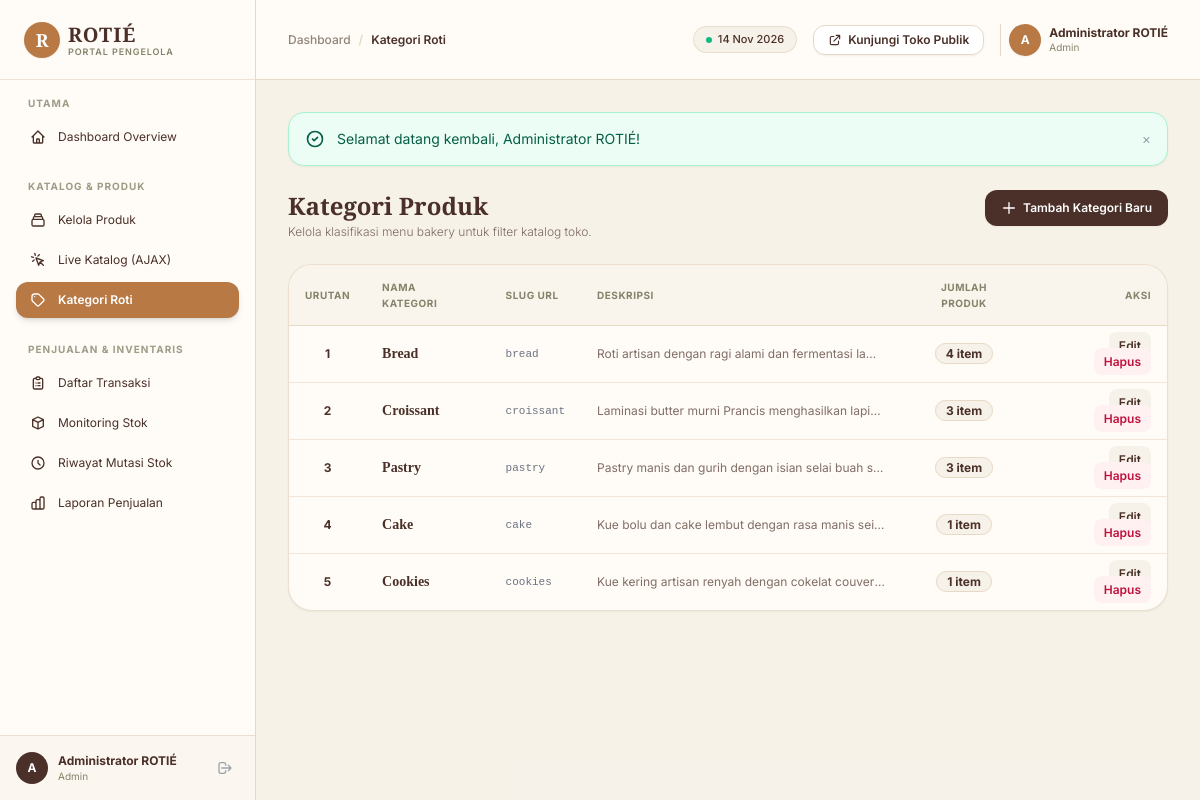
/admin.php?mod=kategori&act=list (signed in), run on the app's committed database.
### tables this page shows
CREATE TABLE `categories` (
  `id` INT(11) NOT NULL AUTO_INCREMENT,
  `nama_kategori` VARCHAR(50) NOT NULL,
  `slug` VARCHAR(60) NOT NULL,
  `deskripsi` TEXT DEFAULT NULL,
  `urutan` INT(11) NOT NULL DEFAULT 0,
  `created_at` DATETIME NOT NULL DEFAULT CURRENT_TIMESTAMP,
  PRIMARY KEY (`id`),
  UNIQUE KEY `uk_categories_slug` (`slug`)
);

### helpers/security.php (called while the page is built, shortened)
<?php
function e(?string $data): string {
    return htmlspecialchars($data, ENT_QUOTES, 'UTF-8');
}
function csrf_token(): string {
    return $_SESSION['csrf_token'];
}

### modules/kategori/list.php (the view)
<?php
$pdo = getDBConnection();
$stmt = $pdo->query("
    SELECT c.*, COUNT(p.id) AS total_produk
    FROM categories c
    LEFT JOIN products p ON c.id = p.category_id AND p.status != 'arsip'
    GROUP BY c.id
    ORDER BY c.urutan ASC, c.id ASC
");
$categories = $stmt->fetchAll();
?>
<div class="space-y-6">
    <div class="flex flex-col sm:flex-row sm:items-center justify-between gap-4">
        <div>
            <h1 class="font-display text-2xl font-bold text-rotie-brown">Kategori Produk</h1>
            <p class="text-xs text-rotie-brown/70 font-light mt-0.5">Kelola klasifikasi menu bakery untuk filter katalog toko.</p>
        </div>
        <a href="admin.php?mod=kategori&act=tambah"
           class="px-4 py-2.5 bg-rotie-brown hover:bg-rotie-caramel text-white rounded-xl text-xs font-semibold shadow-sm transition-all flex items-center gap-1.5 btn-shimmer self-start">
            <svg class="w-4 h-4" fill="none" stroke="currentColor" viewBox="0 0 24 24">
                <path stroke-linecap="round" stroke-linejoin="round" stroke-width="2" d="M12 4v16m8-8H4" />
            </svg>
            <span>Tambah Kategori Baru</span>
        </a>
    </div>
    <div class="bg-rotie-warm border border-rotie-beige/80 rounded-3xl shadow-sm overflow-hidden">
        <div class="overflow-x-auto">
            <table class="w-full text-left text-xs">
                <thead>
                    <tr class="bg-rotie-cream/70 border-b border-rotie-beige text-rotie-olive font-bold uppercase tracking-wider text-[10px]">
                        <th class="py-3.5 px-4 w-16 text-center">Urutan</th>
                        <th class="py-3.5 px-4">Nama Kategori</th>
                        <th class="py-3.5 px-4">Slug URL</th>
                        <th class="py-3.5 px-4">Deskripsi</th>
                        <th class="py-3.5 px-4 text-center">Jumlah Produk</th>
                        <th class="py-3.5 px-4 text-right">Aksi</th>
                    </tr>
                </thead>
                <tbody class="divide-y divide-rotie-beige/60">
                    <?php if (empty($categories)): ?>
                        <tr>
                            <td colspan="6" class="py-8 text-center text-gray-500">Belum ada kategori yang dibuat.</td>
                        </tr>
                    <?php else: ?>
                        <?php foreach ($categories as $cat): ?>
                            <tr class="hover:bg-rotie-cream/30 transition-colors">
                                <td class="py-3 px-4 text-center font-bold text-rotie-brown">
                                    <?= (int) $cat['urutan']; ?>
                                </td>
                                <td class="py-3 px-4 font-serif font-bold text-sm text-rotie-brown">
                                    <?= e($cat['nama_kategori']); ?>
                                </td>
                                <td class="py-3 px-4 font-mono text-[11px] text-gray-500">
                                    <?= e($cat['slug']); ?>
                                </td>
                                <td class="py-3 px-4 text-rotie-brown/70 max-w-xs truncate">
                                    <?= e($cat['deskripsi'] ?? '-'); ?>
                                </td>
                                <td class="py-3 px-4 text-center">
                                    <span class="px-2.5 py-0.5 rounded-full text-xs font-bold bg-rotie-cream text-rotie-brown border border-rotie-beige">
                                        <?= (int) $cat['total_produk']; ?> item
                                    </span>
                                </td>
                                <td class="py-3 px-4 text-right space-x-1.5">
                                    <a href="admin.php?mod=kategori&act=edit&id=<?= $cat['id']; ?>"
                                       class="px-2.5 py-1.5 rounded-lg bg-rotie-cream hover:bg-rotie-beige text-rotie-brown text-xs font-semibold transition-colors">
                                        Edit
                                    </a>
                                    <a href="admin.php?mod=kategori&act=hapus&id=<?= $cat['id']; ?>&csrf_token=<?= csrf_token(); ?>"
                                       onclick="return confirm('Apakah Anda yakin ingin menghapus kategori ini?')"
                                       class="px-2.5 py-1.5 rounded-lg bg-rose-50 hover:bg-rose-100 text-rose-700 text-xs font-semibold transition-colors">
                                        Hapus
                                    </a>
                                </td>
                            </tr>
                        <?php endforeach; ?>
                    <?php endif; ?>
                </tbody>
            </table>
        </div>
    </div>
</div>

### assets/css/style.css (style rules this page uses)
:root { --rotie-cream: #F7F2E9; --rotie-warm: #FFFCF7; --rotie-brown: #4A3028; --rotie-chocolate: #2B1D18; --rotie-caramel: #B87945; --rotie-beige: #E8D9C7; --rotie-olive: #85836A; }
html { scroll-behavior: smooth; font-feature-settings: "cv02", "cv03", "cv04", "cv11"; }
body { background-color: var(--rotie-cream); background-image: radial-gradient(circle at 5% 15%, rgba(184, 121, 69, 0.07) 0%, transparent 35%), radial-gradient(circle at 95% 45%, rgba(133, 131, 106, 0.06) 0%, transparent 40%), radial-gradient(circle at 10% 85%, rgba(74, 48, 40, 0.05) 0%, transparent 35%); background-attachment: fixed; color: var(--rotie-chocolate); font-family: 'Inter', system-ui, -apple-system, sans-serif; overflow-x: hidden; }
.font-display { font-family: 'Playfair Display', Georgia, serif; }
.btn-shimmer { position: relative; overflow: hidden; }
.btn-shimmer::before { content: ''; position: absolute; top: 0; left: -100%; width: 50%; height: 100%; background: linear-gradient( 120deg, rgba(255, 255, 255, 0) 0%, rgba(255, 255, 255, 0.28) 50%, rgba(255, 255, 255, 0) 100% ); transition: all 0.65s ease; }

### data on the page
categories: urutan "1", nama_kategori "Bread", slug "bread", deskripsi "Roti artisan dengan ragi alami dan fermentasi la…", total_produk "4"
categories: urutan "2", nama_kategori "Croissant", slug "croissant", deskripsi "Laminasi butter murni Prancis menghasilkan lapi…", total_produk "3"
categories: urutan "3", nama_kategori "Pastry", slug "pastry", deskripsi "Pastry manis dan gurih dengan isian selai buah s…", total_produk "3"
categories: urutan "4", nama_kategori "Cake", slug "cake", deskripsi "Kue bolu dan cake lembut dengan rasa manis sei…", total_produk "1"
categories: urutan "5", nama_kategori "Cookies", slug "cookies", deskripsi "Kue kering artisan renyah dengan cokelat couver…", total_produk "1"

### other printed values
substr($currentUser['username'] ?? 'A', 0, 1) "A"
$currentUser['nama_lengkap'] "Administrator ROTIÉ"
$currentUser['role'] "Admin"
$breadcrumbMod "Kategori Roti"
$flash['message'] "Selamat datang kembali, Administrator ROTIÉ!"
